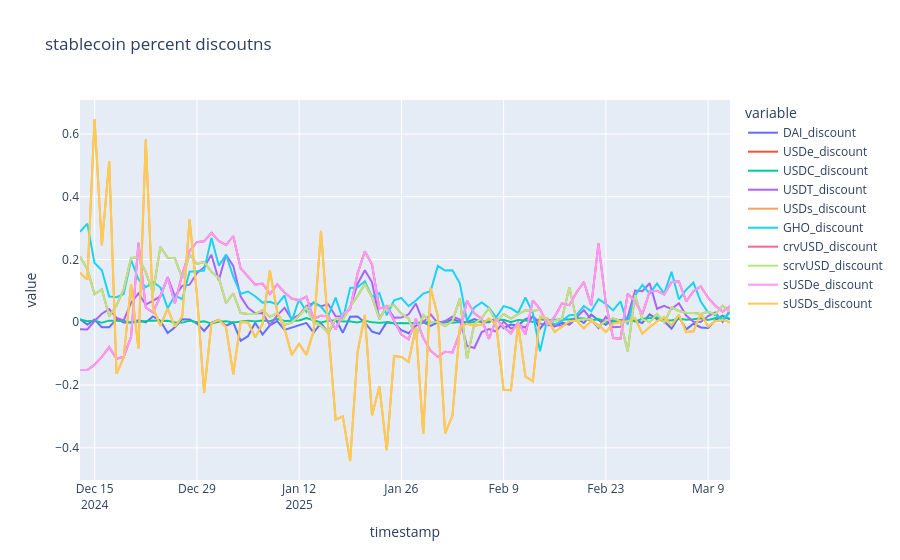

Notebook code for this chart:
### Code cell
from mainnet_launch.pages.asset_discounts.stable_coin_pricing import (
    StableCoinConsants,
    stablecoin_constants,
)
from mainnet_launch.data_fetching.get_state_by_block import (
    get_raw_state_by_blocks,
    get_state_by_one_block,
    build_blocks_to_use,
)
from mainnet_launch.constants import ETH_CHAIN
import plotly.express as px
import plotly.io as pio

# by def USDC is always at peg.the wrost safe price is 2 bips
pio.templates.default = None
token_symbols = [c.symbol for c in stablecoin_constants]
backing_calls = [c.backing_call for c in stablecoin_constants]
safe_price_calls = [c.safe_price_call for c in stablecoin_constants if c.safe_price_call is not None]
blocks = build_blocks_to_use(ETH_CHAIN, start_block=21389810)
df = get_raw_state_by_blocks([*backing_calls, *safe_price_calls], blocks, ETH_CHAIN, include_block_number=True)
df["sUSDs_safe_price"] = df["sUSDs_backing"] * df["USDs_safe_price"]
df["scrvUSD_safe_price"] = df["scrvUSD_backing"] * df["crvUSD_safe_price"]
df["sUSDe_safe_price"] = df["sUSDe_backing"] * df["USDe_safe_price"]

# 100 * (peg - safe) / peg
for symbol in token_symbols:
    df[f"{symbol}_discount"] = 100 * ((df[f"{symbol}_backing"] - df[f"{symbol}_safe_price"]) / df[f"{symbol}_backing"])

discount_cols = [c for c in df.columns if "_discount" in c]
px.line(df[discount_cols], title="stablecoin percent discoutns")

spot_price_calls = [call for calls in [c.spot_price_calls for c in stablecoin_constants if c.spot_price_calls is not None] for call in calls]
spot_price_df = get_raw_state_by_blocks(spot_price_calls, blocks,  ETH_CHAIN)
spot_price_df
